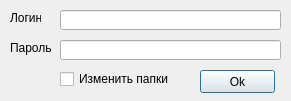
<?xml version="1.0" encoding="UTF-8"?>
<ui version="4.0">
 <class>Autoriz</class>
 <widget class="QDialog" name="Autoriz">
  <property name="geometry">
   <rect>
    <x>0</x>
    <y>0</y>
    <width>291</width>
    <height>101</height>
   </rect>
  </property>
  <property name="windowTitle">
   <string>Авторизация пользователя</string>
  </property>
  <widget class="QLineEdit" name="leLogin">
   <property name="geometry">
    <rect>
     <x>60</x>
     <y>10</y>
     <width>221</width>
     <height>20</height>
    </rect>
   </property>
  </widget>
  <widget class="QLineEdit" name="lePassword">
   <property name="geometry">
    <rect>
     <x>60</x>
     <y>40</y>
     <width>221</width>
     <height>20</height>
    </rect>
   </property>
   <property name="inputMask">
    <string/>
   </property>
   <property name="text">
    <string/>
   </property>
  </widget>
  <widget class="QLabel" name="label">
   <property name="geometry">
    <rect>
     <x>10</x>
     <y>10</y>
     <width>31</width>
     <height>16</height>
    </rect>
   </property>
   <property name="text">
    <string>Логин</string>
   </property>
  </widget>
  <widget class="QLabel" name="label_2">
   <property name="geometry">
    <rect>
     <x>10</x>
     <y>40</y>
     <width>41</width>
     <height>16</height>
    </rect>
   </property>
   <property name="text">
    <string>Пароль</string>
   </property>
  </widget>
  <widget class="QPushButton" name="pbOk">
   <property name="geometry">
    <rect>
     <x>200</x>
     <y>70</y>
     <width>75</width>
     <height>23</height>
    </rect>
   </property>
   <property name="text">
    <string>Ok</string>
   </property>
  </widget>
  <widget class="QCheckBox" name="cbModifyFolder">
   <property name="geometry">
    <rect>
     <x>60</x>
     <y>70</y>
     <width>111</width>
     <height>18</height>
    </rect>
   </property>
   <property name="text">
    <string>Изменить папки</string>
   </property>
  </widget>
 </widget>
 <resources/>
 <connections>
  <connection>
   <sender>pbOk</sender>
   <signal>clicked()</signal>
   <receiver>Autoriz</receiver>
   <slot>OnOk()</slot>
   <hints>
    <hint type="sourcelabel">
     <x>157</x>
     <y>82</y>
    </hint>
    <hint type="destinationlabel">
     <x>205</x>
     <y>82</y>
    </hint>
   </hints>
  </connection>
 </connections>
 <slots>
  <slot>OnOk()</slot>
 </slots>
</ui>
